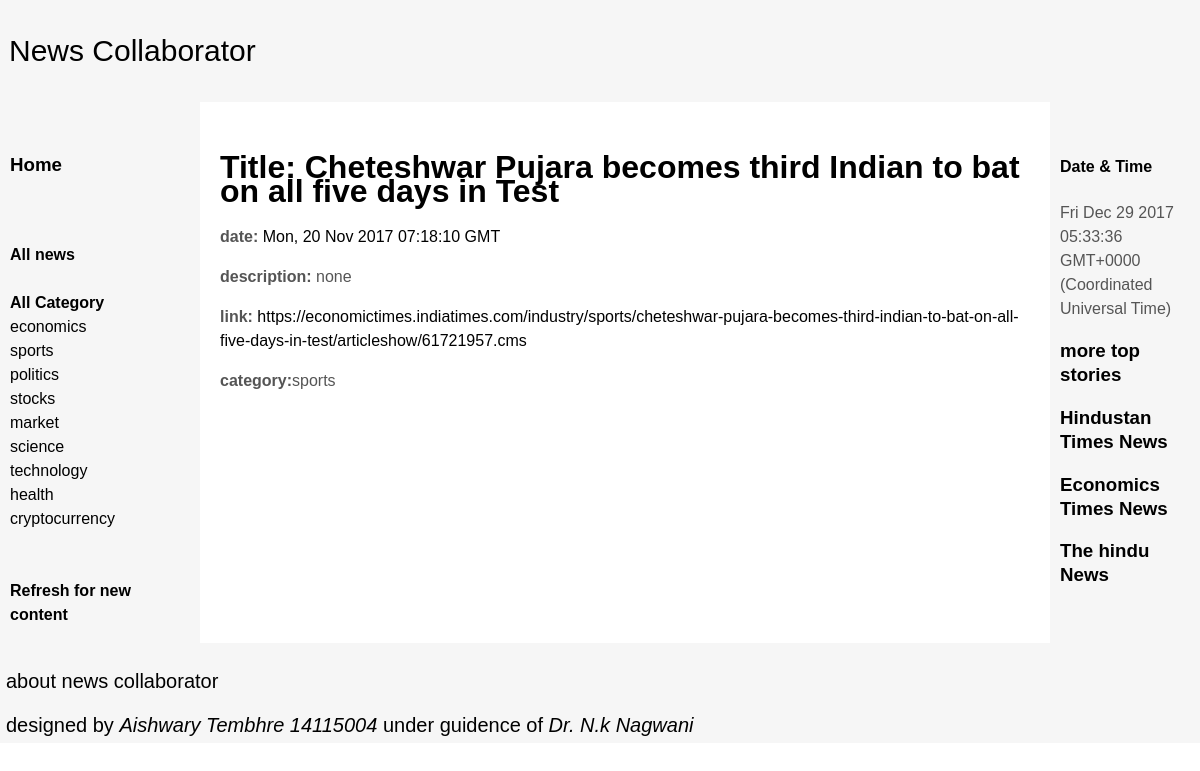
Page /catalog/news/242 on the committed database.
### catalog/models.py (models this page shows, shortened)
class News(models.Model):
    title = models.CharField(max_length=200)
    date = models.CharField(max_length=100)
    description = models.TextField(max_length=1000, help_text="Enter a brief description of the news")
    link = models.CharField(max_length=100, help_text="hfjhhj")
    category = models.CharField(Genre, max_length=100, help_text="Select a genre for this news")

### catalog/views.py (the view)
# urls.py: url(r'^news/(?P<pk>\d+)$', views.NewsDetailView.as_view(), name='news-detail'),
class NewsDetailView(generic.DetailView):
    model = News

### catalog/templates/catalog/news_detail.html
{% extends "base_generic.html" %}
{% block content %}
  <h1>Title: {{ news.title }}</h1>
  <p><strong>date:</strong> <a href="">{{ news.date }}</a></p>
  <p><strong>description:</strong> {{ news.description }}</p>
  <p><strong>link:</strong><a href="{{ news.link }}"> {{ news.link }}</a></p>
  <p><strong>category:</strong>{{ news.category }}</p>
{% endblock %}

### catalog/templates/base_generic.html (style rules this page uses)
body { min-width: 630px; }
body { margin: 0; padding: 0; font-family:Sans-serif; line-height: 1.5em; }
p { color: #555; }
a { text-decoration: none ; color:black; }

### rows in the picture
News: title "Cheteshwar Pujara becomes third Indian to bat on all five days in Test", date "Mon, 20 Nov 2017 07:18:10 GMT", description "none", link "https://economictimes.indiatimes.com/industry/sports/cheteshwar-pujara-becomes-third-indian-to-bat-on-all-five-days-in-test/articleshow/61721957.cms", category "sports"
